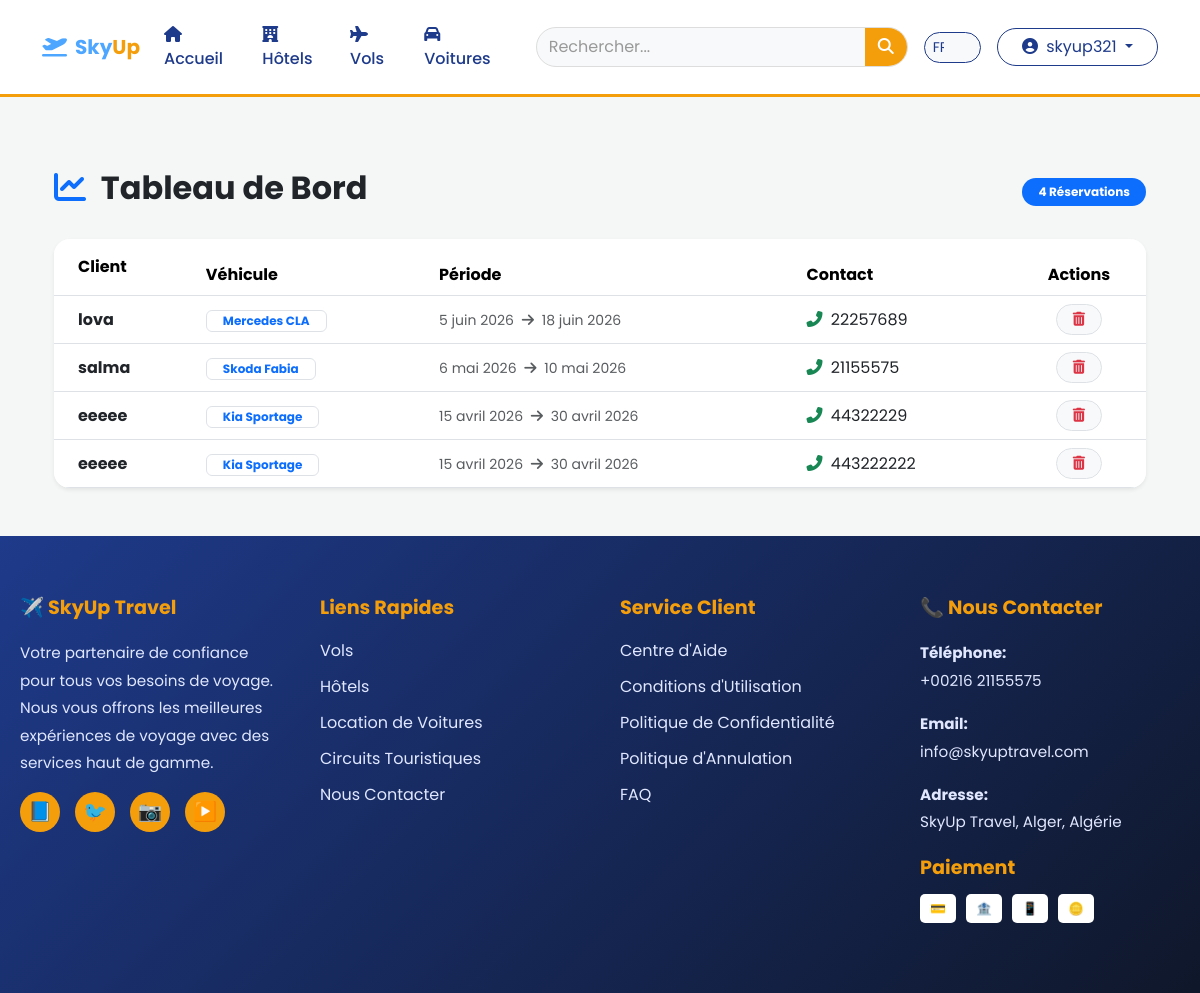
The page /fr/cars/management/dashboard/ (signed in) on the database its author committed.
### users/models.py (models this page shows, shortened)
class User(AbstractUser):
    full_name = models.CharField(_("Full Name"), max_length=255, blank=True, null=True)
    phone_number = models.CharField(_("Phone Number"), max_length=20, blank=True, null=True)
    is_client = models.BooleanField(default=True)
    is_admin = models.BooleanField(default=False)
    start_date = models.DateField(_("Departure Date"), null=True, blank=True)
    end_date = models.DateField(_("End Date"), null=True, blank=True)
    class Meta:
        verbose_name = _("User")
        verbose_name_plural = _("Users")

### cars/models.py (models this page shows, shortened)
class Booking(models.Model):
    car = models.ForeignKey(Car, on_delete=models.CASCADE, related_name='bookings')
    customer_name = models.CharField(max_length=100)
    customer_phone = models.CharField(max_length=20)
    start_date = models.DateField()
    end_date = models.DateField()
    created_at = models.DateTimeField(auto_now_add=True)

class Car(models.Model):
    TRANSMISSION_CHOICES = [
        ('MANUAL', 'Manuelle'),
        ('AUTOMATIC', 'Automatique'),
    ]
    FUEL_CHOICES = [
        ('GASOLINE', 'Essence'),
        ('DIESEL', 'Diesel'),
        ('HYBRID', 'Hybride'),
        ('ELECTRIC', 'Électrique'),
    ]
    brand = models.CharField(max_length=50) # Exemple: Renault, Kia, Fiat
    model_name = models.CharField(max_length=50) # Exemple: Clio 4, Sportage
    year = models.PositiveIntegerField() # Année de fabrication
    transmission = models.CharField(max_length=20, choices=TRANSMISSION_CHOICES, default='MANUAL')
    fuel_type = models.CharField(max_length=20, choices=FUEL_CHOICES, default='GASOLINE')
    seats = models.PositiveIntegerField(default=5) # Nombre de places
    price_per_day = models.DecimalField(max_digits=10, decimal_places=3) # Prix en TND par jour
    is_available = models.BooleanField(default=True)
    image = models.ImageField(upload_to='cars/', null=True, blank=True)

### cars/views.py (the view)
# urls.py: path('management/dashboard/', views.dashboard, name='dashboard'),
@login_required
def dashboard(request):
    if not request.user.is_staff:
        return redirect('car_list')
    bookings = Booking.objects.all().order_by('-created_at')
    return render(request, 'cars/dashboard.html', {'bookings': bookings})

### cars/templates/cars/dashboard.html
{% extends 'base.html' %}
{% load i18n %}
{% block content %}
{% trans "Voulez-vous vraiment supprimer ?" as delete_confirm_msg %}
<div class="container mt-5">
    <div class="d-flex justify-content-between align-items-center mb-4">
        <h2 class="fw-bold text-dark">
            <i class="fas fa-chart-line text-primary me-2"></i> {% trans "Tableau de Bord" %}
        </h2>
        <span class="badge bg-primary rounded-pill px-3 py-2">
            {{ bookings.count }} {% trans "Réservations" %}
        </span>
    </div>
    <div class="card border-0 shadow-sm rounded-4 overflow-hidden">
        <div class="table-responsive">
            <table class="table table-hover align-middle mb-0">
                <thead class="bg-light">
                    <tr>
                        <th class="ps-4 py-3">{% trans "Client" %}</th>
                        <th>{% trans "Véhicule" %}</th>
                        <th>{% trans "Période" %}</th>
                        <th>{% trans "Contact" %}</th>
                        <th class="text-center">{% trans "Actions" %}</th>
                    </tr>
                </thead>
                <tbody>
                    {% for booking in bookings %}
                    <tr>
                        <td class="ps-4">
                            <div class="fw-bold text-dark">{{ booking.customer_name }}</div>
                        </td>
                        <td>
                            <span class="badge border text-primary px-3">
                                {{ booking.car.brand }} {{ booking.car.model_name }}
                            </span>
                        </td>
                        <td>
                            <small class="text-muted">
                                {{ booking.start_date }} <i class="fas fa-arrow-right mx-1"></i> {{ booking.end_date }}
                            </small>
                        </td>
                        <td>
                            <a href="tel:{{ booking.customer_phone }}" class="text-decoration-none text-dark">
                                <i class="fas fa-phone-alt me-1 text-success"></i> {{ booking.customer_phone }}
                            </a>
                        </td>
                        <td class="text-center">
                            <a href="{% url 'cars:delete_booking' booking.pk %}"
                               class="btn btn-sm btn-light text-danger rounded-pill border px-3"
                               onclick="return confirm('{{ delete_confirm_msg|escapejs }}')">
                                <i class="fas fa-trash-alt"></i>
                            </a>
                        </td>
                    </tr>
                    {% empty %}
                    <tr>
                        <td colspan="5" class="text-center py-5 text-muted">
                            {% trans "Aucune réservation." %}
                        </td>
                    </tr>
                    {% endfor %}
                </tbody>
            </table>
        </div>
    </div>
</div>
{% endblock %}

### core/templates/base.html (shortened to what this page needs)
{% load i18n %}
<!doctype html>
<html
  lang="{{ LANGUAGE_CODE }}"
  dir="{% if LANGUAGE_CODE == 'ar' %}rtl{% else %}ltr{% endif %}"
>
  <head>
    <link
      href="https://cdn.jsdelivr.net/npm/bootstrap@5.3.3/dist/css/bootstrap.min.css"
      rel="stylesheet"
    />
    <link
      rel="stylesheet"
      href="https://cdnjs.cloudflare.com/ajax/libs/font-awesome/6.4.0/css/all.min.css"
    />
  </head>
  <body>
    <nav class="navbar navbar-expand-lg navbar-dark sticky-top">
      <div class="container">
        <a
          class="navbar-brand fw-bold"
          href="/"
          style="color: #1e3a8a !important"
        >
          <i class="fas fa-plane-departure me-2" style="color: #4da6ff"></i
          ><span style="color: #4da6ff">Sky</span
          ><span style="color: #f59e0b">Up</span>
        </a>
        <div class="collapse navbar-collapse" id="navbarNav">
          <ul
            class="navbar-nav {% if LANGUAGE_CODE == 'ar' %}ms-auto{% else %}me-auto{% endif %}"
          >
            <li class="nav-item">
              <a class="nav-link" href="/"
                ><i class="fas fa-home me-1"></i> {% trans "Accueil" %}</a
              >
            </li>
            <li class="nav-item">
              <a class="nav-link" href="{% url 'hotel_list' %}"
                ><i class="fas fa-hotel me-1"></i> {% trans "Hôtels" %}</a
              >
            </li>
            <li class="nav-item">
              <a class="nav-link" href="{% url 'flight_search' %}"
                ><i class="fas fa-plane me-1"></i> {% trans "Vols" %}</a
              >
            </li>
            <li class="nav-item">
              <a class="nav-link" href="{% url 'cars:car_list' %}"
                ><i class="fas fa-car me-1"></i> {% trans "Voitures" %}</a
              >
            </li>
          </ul>
          <form
            class="nav-search mx-lg-3 my-2 my-lg-0"
            action="{% url 'hotel_list' %}"
            method="get"
          >
            <div class="input-group">
              <input
                type="text"
                name="q"
                class="form-control"
                placeholder="{% trans 'Rechercher...' %}"
                value="{{ query|default:'' }}"
                style="color: #1e3a8a"
              />
              <button
                class="btn"
                type="submit"
                style="background: #f59e0b; color: white"
              >
                <i class="fas fa-search"></i>
              </button>
            </div>
          </form>
          <div class="d-flex align-items-center gap-3">
            <form
              action="{% url 'set_language' %}"
              method="post"
              class="lang-form"
            >
              <select
                name="language"
                onchange="this.form.submit()"
                class="form-select form-select-sm rounded-pill"
                style="
                  background: #f8f9fa;
                  border: 1px solid #1e3a8a;
                  color: #1e3a8a;
                "
              >
                {% get_current_language as CURRENT_LANG %}
                {% get_available_languages as ALL_LANGS %}
                {% for lang in ALL_LANGS %}
                <option value="{{ lang.0 }}" {% if lang.0 == CURRENT_LANG %}selected{% endif %}>
                  {{ lang.0|upper }}
                </option>
                {% endfor %}
              </select>
            </form>
            {% if user.is_authenticated %}
            <div class="dropdown">
              <button
                class="btn btn-outline-dark rounded-pill dropdown-toggle px-4"
                type="button"
                data-bs-toggle="dropdown"
                style="color: #1e3a8a; border-color: #1e3a8a"
              >
                <i class="fas fa-user-circle me-1"></i> {{ user.username }}
              </button>
            </div>
            {% endif %}
          </div>
        </div>
      </div>
    </nav>
    <main class="page-content container mt-4 mb-5">
      {% block content %} {% endblock %}
    </main>
<section class="footer-section">
  <div class="footer-container">
    <div class="footer-content">
      <div class="footer-column">
        <h4>✈️ SkyUp Travel</h4>
        <p>{% trans "Votre partenaire de confiance pour tous vos besoins de voyage. Nous vous offrons les meilleures expériences de voyage avec des services haut de gamme." %}</p>
        <div class="social-links">
          <div class="social-icon">📘</div>
          <div class="social-icon">🐦</div>
          <div class="social-icon">📷</div>
          <div class="social-icon">▶️</div>
        </div>
      </div>
      <div class="footer-column">
        <h4>{% trans "Liens Rapides" %}</h4>
        <ul>
          <li><a href="{% url 'flight_search' %}">{% trans "Vols" %}</a></li>
          <li><a href="{% url 'hotel_list' %}">{% trans "Hôtels" %}</a></li>
          <li><a href="{% url 'cars:car_list' %}">{% trans "Location de Voitures" %}</a></li>
          <li><a href="#">{% trans "Circuits Touristiques" %}</a></li>
          <li><a href="#contact">{% trans "Nous Contacter" %}</a></li>
        </ul>
      </div>
      <div class="footer-column">
        <h4>{% trans "Service Client" %}</h4>
        <ul>
          <li><a href="#">{% trans "Centre d'Aide" %}</a></li>
          <li><a href="#">{% trans "Conditions d'Utilisation" %}</a></li>
          <li><a href="#">{% trans "Politique de Confidentialité" %}</a></li>
          <li><a href="#">{% trans "Politique d'Annulation" %}</a></li>
          <li><a href="#">{% trans "FAQ" %}</a></li>
        </ul>
      </div>
      <div class="footer-column">
        <h4>📞 {% trans "Nous Contacter" %}</h4>
        <p>
          <strong>{% trans "Téléphone:" %}</strong><br>
          +00216 21155575
        </p>
        <p>
          <strong>{% trans "Email:" %}</strong><br>
          info@skyuptravel.com
        </p>
        <p>
          <strong>{% trans "Adresse:" %}</strong><br>
          SkyUp Travel, Alger, Algérie
        </p>
        <h4 style="margin-top: 20px; margin-bottom: 10px;">{% trans "Paiement" %}</h4>
        <div class="payment-methods">
          <div class="payment-icon">💳</div>
          <div class="payment-icon">🏦</div>
          <div class="payment-icon">📱</div>
          <div class="payment-icon">🪙</div>
        </div>
      </div>
    </div>
</section>
  </body>
</html>

### rows shown on the page
User: username "skyup321"
Booking: customer_name "lova", car.brand "Mercedes", car.model_name "CLA", start_date "5 juin 2026", end_date "18 juin 2026", customer_phone "22257689"
Booking: customer_name "salma", car.brand "Skoda", car.model_name "Fabia", start_date "6 mai 2026", end_date "10 mai 2026", customer_phone "21155575"
Booking: customer_name "eeeee", car.brand "Kia", car.model_name "Sportage", start_date "15 avril 2026", end_date "30 avril 2026", customer_phone "44322229"
Booking: customer_name "eeeee", car.brand "Kia", car.model_name "Sportage", start_date "15 avril 2026", end_date "30 avril 2026", customer_phone "443222222"

### other values the page prints
{{ bookings.count }} "4"
form field language "FR"
